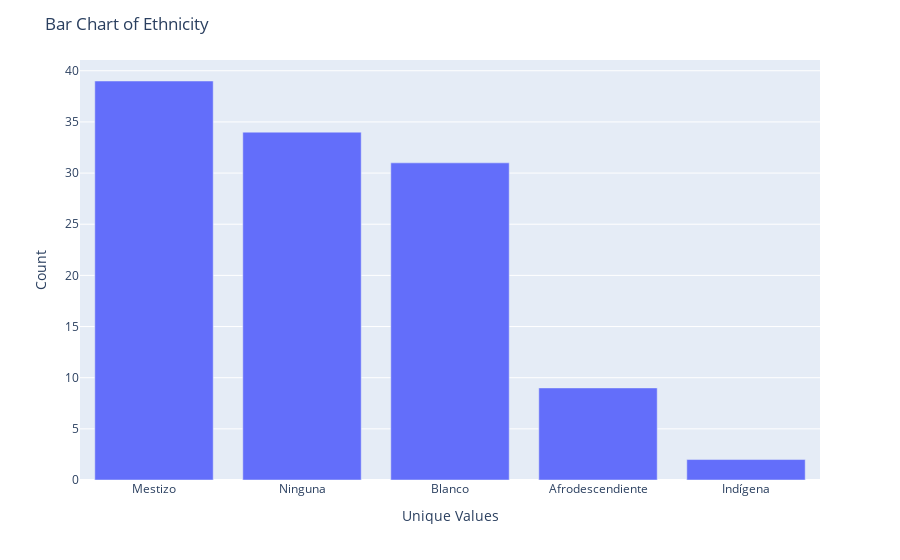

Notebook cell for this chart:
### Markdown cell above
## Column Etnia: Ethnicity

### Code cell
temp_value_counts(cali_df, 'Etnia')
create_bar_chart(cali_df, 'Etnia', 'ethnicity', 'Ethnicity', output_folders[1])

### Figure 1 — Plotly figure (JSON) as saved in the notebook; plotly's stock layout.template omitted (floating-point values rounded to 4 significant figures)
{"data": [{"alignmentgroup": "True", "hovertemplate": "x=%{x}<br>y=%{y}<extra></extra>", "legendgroup": "", "marker": {"color": "#636efa", "pattern": {"shape": ""}}, "name": "", "offsetgroup": "", "orientation": "v", "showlegend": false, "textposition": "auto", "type": "bar", "x": ["Mestizo", "Ninguna", "Blanco", "Afrodescendiente", "Indígena"], "xaxis": "x", "y": [39, 34, 31, 9, 2], "yaxis": "y"}], "layout": {"barmode": "relative", "legend": {"tracegroupgap": 0}, "margin": {"t": 60}, "title": {"text": "Bar Chart of Ethnicity"}, "xaxis": {"anchor": "y", "domain": [0, 1], "title": {"text": "Unique Values"}}, "yaxis": {"anchor": "x", "domain": [0, 1], "title": {"text": "Count"}}}}
